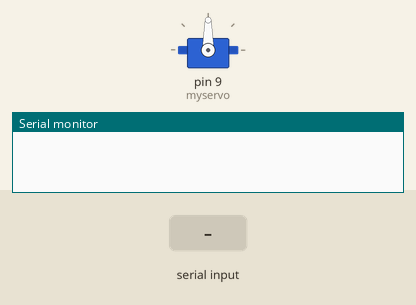
A sketch run on a simulated Arduino Uno, built with avr-gcc and run on an emulated ATmega328P. On the bench: servo, the last lines printed to the serial monitor. The test bench sets the inputs (shaded band).

Above: at 1.2 s.
1.3 s: "30,150\n" received over Serial
At 3.2 s:
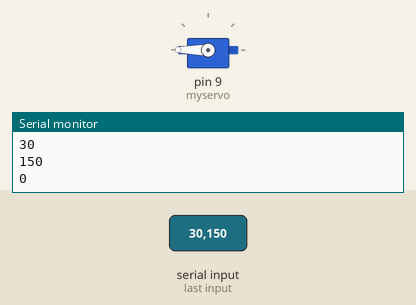
3.8 s: "90,45\n" received over Serial
At 4.3 s:
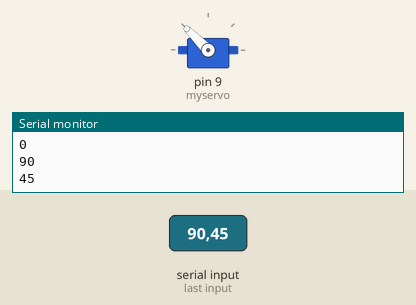
6.3 s: "5\n" received over Serial
At 7.1 s:
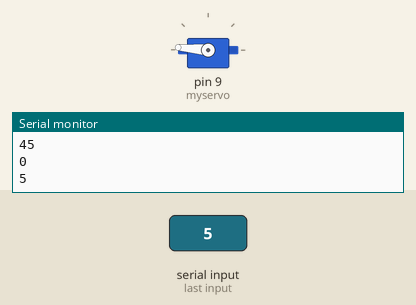
8.8 s: "200\n" received over Serial
At 9.2 s:
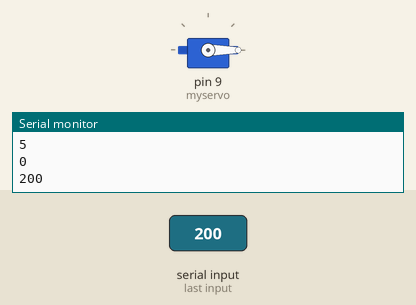
Timing chart, 0 to 11.8 s (numbered marks = the images above; inputs shaded):
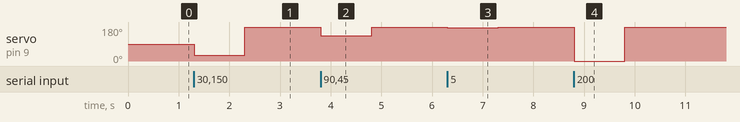

Measured:
- after the input at 1.3 s, servo on pin 9 (myservo): 90° → 30° at once, → 180° 1.0 s later
- after the input at 3.8 s, servo on pin 9 (myservo): 180° → 135° at once, → 180° 1.0 s later
- after the input at 6.3 s, servo on pin 9 (myservo): 180° → 175° at once, → 180° 1.0 s later
- after the input at 8.8 s, servo on pin 9 (myservo): 180° → 0° at once, → 180° 1.0 s later

The sketch:

KnobServoTest.ino
```cpp
/* test servo */

#include <Servo.h>

Servo myservo;  // create servo object to control a servo

void setup() {
  Serial.begin(9600);
  myservo.attach(9);  // attaches the servo on pin 9 to the servo object
}

void loop() {
  if(Serial.available()){
    byte val = Serial.parseInt();
    myservo.write( 180-val );
    Serial.println(val);
  }
}
```
